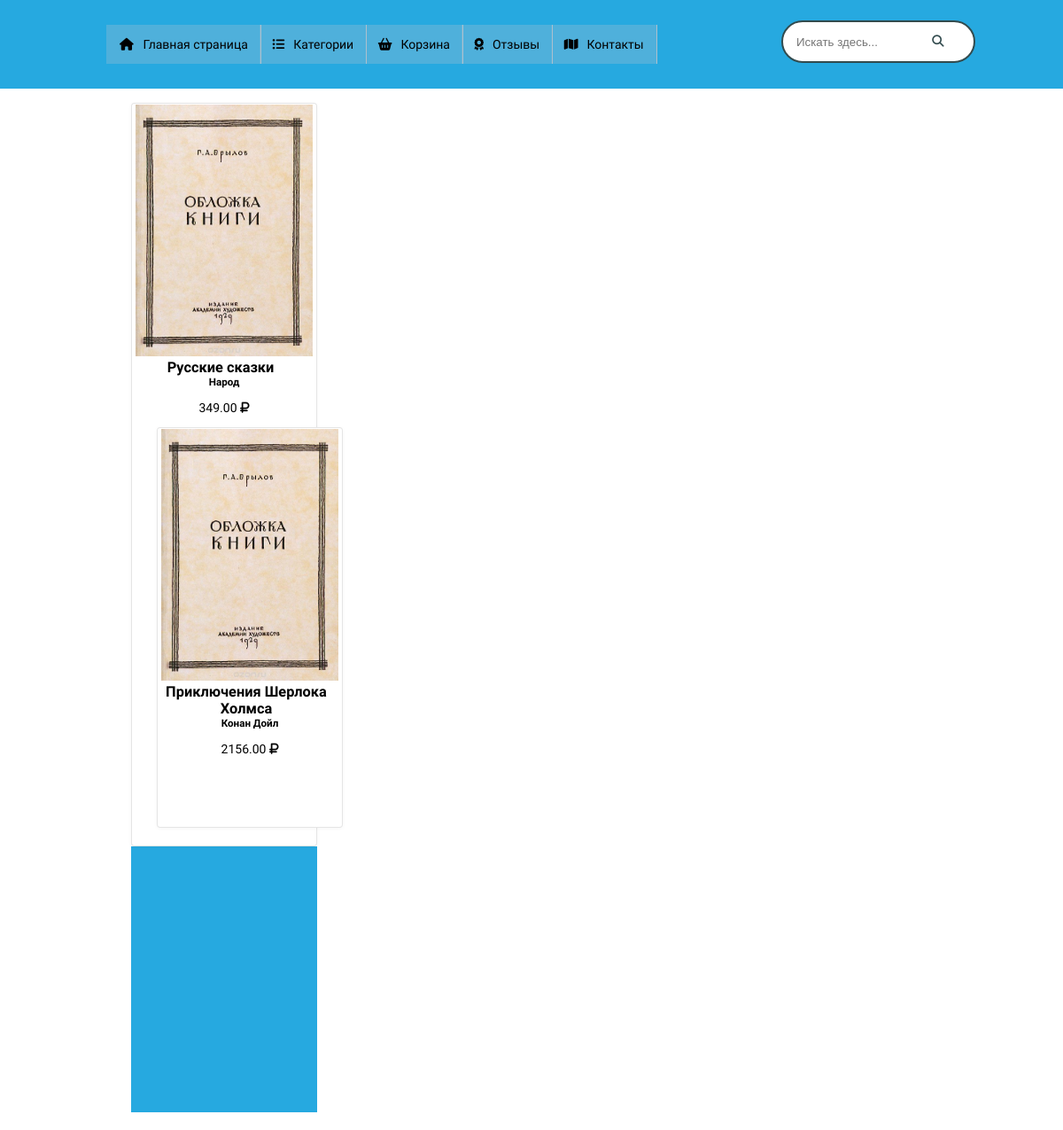
/?cat=2, run on the app's committed database.
### tables this page shows
CREATE TABLE `books` (
  `isbn` int(11) NOT NULL,
  `author` char(80) DEFAULT NULL,
  `title` char(100) DEFAULT NULL,
  `catid` int(10) UNSIGNED DEFAULT NULL,
  `price` float(6,2) NOT NULL,
  `description` text DEFAULT NULL
);

### index.php (the view, shortened to what this page needs)
<?php
	require_once('aot.php');
?>
<!DOCTYPE html>
<html>
<head>
	<link rel="stylesheet" type="text/css" href="style/style.css">
</head>
<body>
<div class="header">
	<div class="container">
		<nav class="two">
		  <ul>
		    <li><a href="index.php"><i class="fa fa-home fa-fw"></i>Главная страница</a></li>
		    <li><a href="#"><i class="fas fa-list-ul"></i>Категории</a>
		    </li>
		    <li><a href="corzina.php"><i class="fas fa-shopping-basket"></i>Корзина</a></li>
		    <li><a href="#"><i class="fas fa-award"></i>Отзывы</a></li>
		    <li><a href="#"><i class="fas fa-map"></i>Контакты</a></li>
		  </ul>
		</nav>
		<div class="d7">
		<form>
		  <input type="text" placeholder="Искать здесь...">
		  <button type="submit" href='#'></button>
		</form>
		</div>
	</div>
</div>
<div class="main">
	<div class="container">
		<br>
			<?php
				if(isset($_GET['cat']))
				{
					$catid = $_GET['cat'];
					$query = $db->query("SELECT * FROM `books` WHERE `catid` = '$catid'");
					while ($book = mysqli_fetch_array($query)) {
						echo "<div class='book'>";
						echo "<div class='border-book'>";
						echo "<a href='#'><img src='images/0104.jpg'></a>";
						echo "<h3><a href='#'>{$book['title']}</a></h3>";
						echo "<h5>{$book['author']}</h5>";
						echo "<p>{$book['price']} <i class='fas fa-ruble-sign'></i></p>";
					}
				}
			?>
		</div>
	</div>
</div>
<div class="footer">
	<div class="container">
	</div>
</div>
</body>
</html>

### style/style.css (style rules this page uses)
body { margin: 0; padding: 0; font-family: 'Comfortaa', cursive; font-size: 14px; }
.header { background-color: #26a9e0; width: 100%; }
.container { margin: 0 10%; height: 100%; }
.main { width: 100%; height: 100%; background-color: #fff; }
.footer { background-color: #26a9e0; width: 100%; height: 300px; }
.book { text-align: center; padding-left: 28px; margin-bottom: 20px; width: 210px; display: inline-block; vertical-align: top; }
.border-book { background-color: white; border: 1px solid rgba(0,0,0,.1); box-shadow: 0 1px 4px rgb(0 0 0 / 4%); border-radius: 4px; min-height: 450px; position: relative; }
.border-book img { margin-top: 1px; width: 200px; height: 284px; }
.border-book h3 { margin: 0; }
.border-book h5 { margin: 0; }
.d7 form { position: relative; width: 300px; margin: 0 auto; }
.d7 { padding: 23px 0; float: right; width: 30%; }
.d7:after { content:""; clear:both; display:table }
.d7 form { width: auto; float: right; }
.d7 input { width: 100%; height: 42px; padding-left: 15px; border-radius: 42px; border: 2px solid #324b4e; background: #fff; outline: none; position: relative; transition: .3s linear; }
.d7 button { width: 42px; height: 42px; background: none; border: none; position: absolute; top: 2px; right: 0; }
.d7 button:before { content: "\f002"; font-family: FontAwesome; color: #324b4e; }
.book a { text-decoration: none; color: #000; white-space: normal; transition-duration: 3s; }
.book h3 { width: 200px; }
.two { width: 26%; float: left; }
.two > ul { background: #26a9e0; padding: 0; position: relative; }
.two > ul > li { display: inline-block; margin-right: -5px; }
.two > ul > li > a { display: block; padding: 1em; border-right: 1px solid #ADC0CE; background: rgba(173, 192, 206, .3); color: #000; }
.header ul { list-style: none; margin: 0 auto; }
.header a { text-decoration: none; font-family: 'Comfortaa', cursive; transition: .5s linear; }
.header i { margin-right: 10px; }
.header nav { display: block; width: 70%; padding: 28px 0; }

### data on the page
books: title "Русские сказки", author "Народ", price "349.00"
books: title "Приключения Шерлока Холмса", author "Конан Дойл", price "2156.00"
